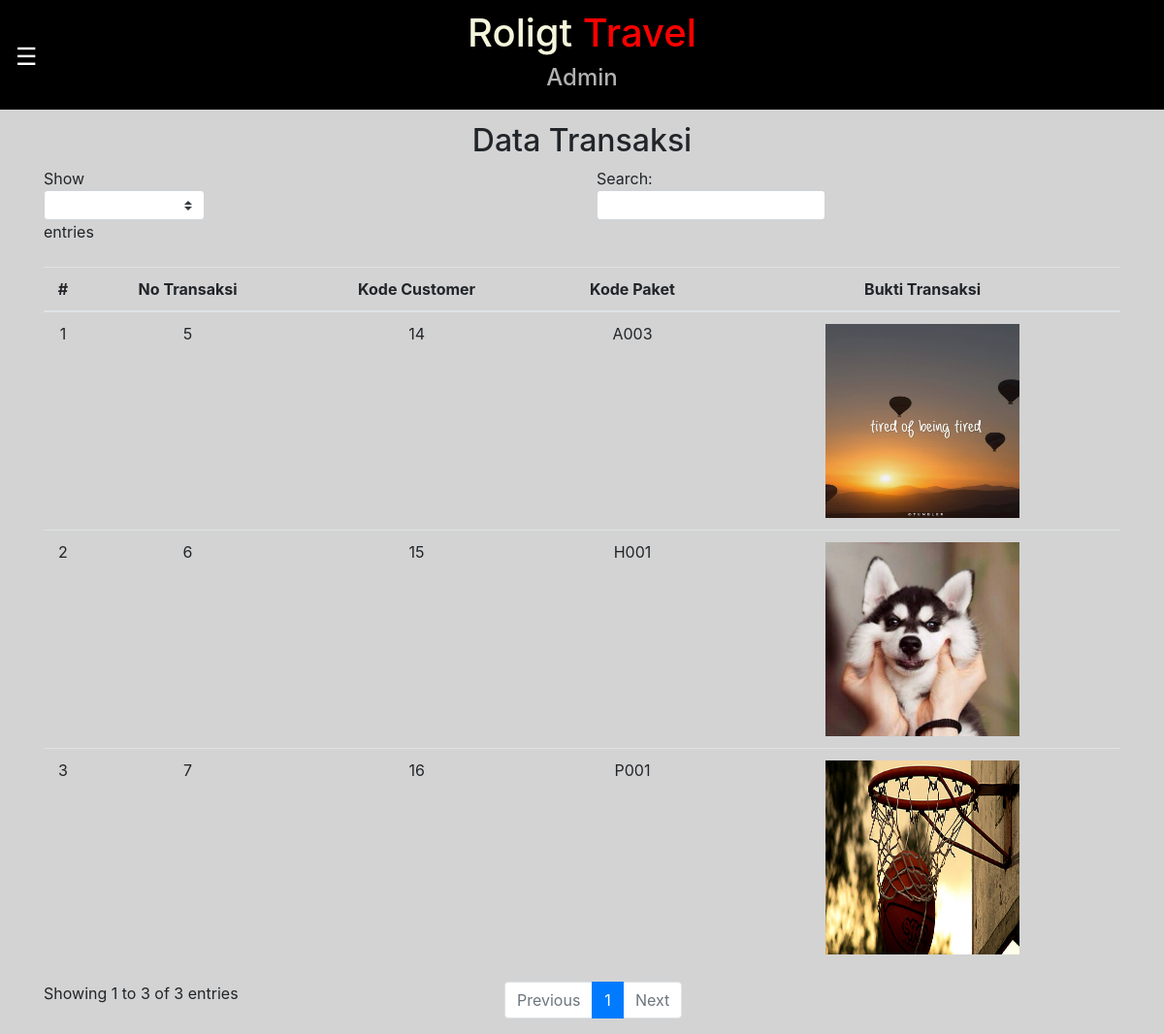
The app's page /admin/dataTransaksi.php with its own data.
### tables this page shows
CREATE TABLE `tb_transaksi` (
  `kode_cust` int(11) NOT NULL,
  `no_trans` int(11) NOT NULL,
  `kode_pkt` varchar(50) NOT NULL,
  `bukti_trans` varchar(200) NOT NULL,
  `flag` enum('1','0') NOT NULL
);

### admin/dataTransaksi.php (the view, shortened to what this page needs)
<?php
    include '../helper/connection.php';
?>
<html>
    <head>
        <link rel="stylesheet" href="https://stackpath.bootstrapcdn.com/bootstrap/4.1.3/css/bootstrap.min.css">
        <link rel="stylesheet" href="../css/dataStyle.css">
        <link rel="stylesheet" href="../css/navStyle.css">
    </head>
    <body>
        <main class="container" role="main" id="main">
            <div class="header fixed-top" id="header">
                <h1 id="judul1">Roligt
                    <span id="judul2">Travel</span>
                </h1>
                <h4 id="sub-judul">Admin</h4>
                <div id="nav">
                    <span style="font-size:25px;cursor:pointer" onclick="openNav()">&#9776;</span>
                </div>
            </div>
            <div class="container-table" id="data">
                <h2 class="mt-3 text-center">Data Transaksi</h2>
                    <table id="transaksi" class="table table-stripped text-center mt-3" style="width:100%">
                        <thead>
                            <tr>
                                <th>#</th>
                                <th>No Transaksi</th>
                                <th>Kode Customer</th>
                                <th>Kode Paket</th>
                                <th>Bukti Transaksi</th>
                            </tr>
                        </thead>
                        <tbody>
                        <?php
                        $query = "SELECT * FROM tb_transaksi where flag='1'";
                        $result = mysqli_query($con, $query);
                        if (mysqli_num_rows($result) > 0){
                            $index = 1;
                            while($row = mysqli_fetch_assoc($result)){
                                echo "
                                <tr>
                                    <td>" . $index++ . "</td>
                                    <td>" .$row["no_trans"]. "</td>
                                    <td>" .$row["kode_cust"]. "</td>
                                    <td>" .$row["kode_pkt"]. "</td>
                                    <td><img src='../upload/".$row["bukti_trans"]. "' height=200px width=200px></td>
                                </tr>
                                ";
                            }
                        }
                        ?>
                        </tbody>
                    </table>
            </div>
        </main>
    </body>
</html>

### css/dataStyle.css (style rules this page uses)
body { padding-top: 5rem; background-color: lightgray; }
.header { background-color: black; position: fixed; width: 100%; height: auto; padding: 10px; }
h1#judul1 { color: beige; text-align: center; }
span#judul2 { color: red; text-align: center; }
h4#sub-judul { color: rgb(179, 177, 177); text-align: center; }
h2.mt-3 { padding-top: 30px; }

### css/navStyle.css (style rules this page uses)
#nav { color: white; position: absolute; top: 40px; left: 16px; }

### records on screen
tb_transaksi: no_trans "5", kode_cust "14", kode_pkt "A003", bukti_trans (picture)
tb_transaksi: no_trans "6", kode_cust "15", kode_pkt "H001", bukti_trans (picture)
tb_transaksi: no_trans "7", kode_cust "16", kode_pkt "P001", bukti_trans (picture)
